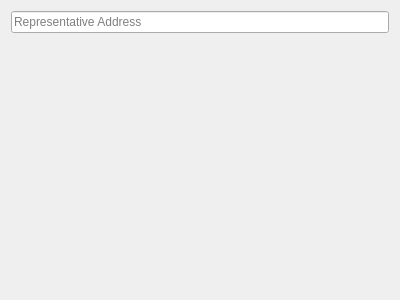
<?xml version="1.0" encoding="UTF-8"?>
<ui version="4.0">
 <class>Form</class>
 <widget class="QWidget" name="Form">
  <property name="geometry">
   <rect>
    <x>0</x>
    <y>0</y>
    <width>400</width>
    <height>300</height>
   </rect>
  </property>
  <property name="windowTitle">
   <string>Form</string>
  </property>
  <layout class="QGridLayout" name="gridLayout">
   <item row="0" column="0">
    <widget class="QLineEdit" name="reprText">
     <property name="placeholderText">
      <string>Representative Address</string>
     </property>
    </widget>
   </item>
   <item row="1" column="0">
    <spacer name="verticalSpacer">
     <property name="orientation">
      <enum>Qt::Vertical</enum>
     </property>
     <property name="sizeHint" stdset="0">
      <size>
       <width>20</width>
       <height>40</height>
      </size>
     </property>
    </spacer>
   </item>
  </layout>
 </widget>
 <resources/>
 <connections/>
</ui>
